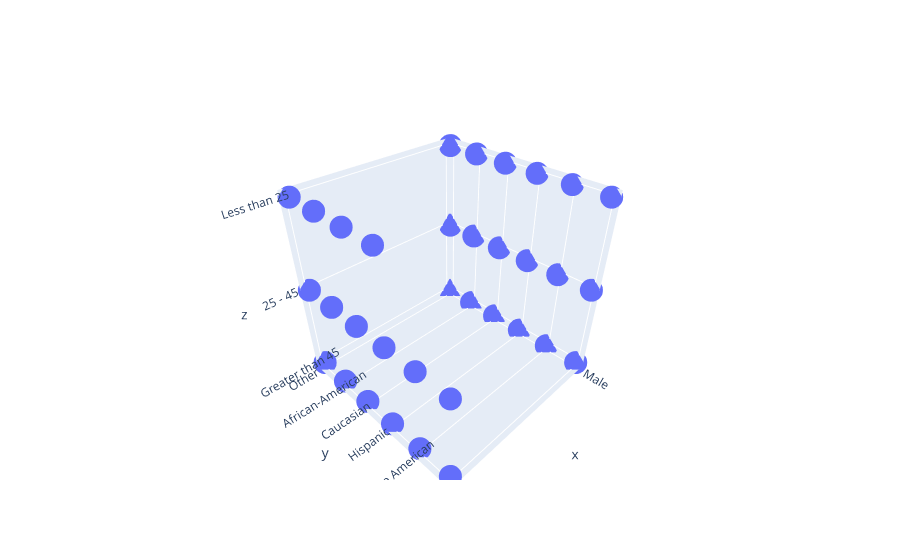

Notebook cell for this chart:
### Code cell
fig = go.Figure()
fig.add_trace(go.Scatter3d(x = compas_data['sex'], y = compas_data['race'], z = compas_data['age_cat'], mode = 'markers'))

# fig.update_layout(xaxis_title = 'Classification thresholds', yaxis_title = 'Balanced Accuracy', plot_bgcolor = 'white', 
#     yaxis = dict(showgrid = True, linecolor = 'black', linewidth = 2, showticklabels = True, ticks = 'outside', 
#     tickfont = dict(size = 12, color = 'black')), 
#     xaxis = dict(showgrid = True, linecolor = 'black', linewidth = 2, showticklabels = True, ticks = 'outside', 
#     tickfont = dict(size = 12, color = 'black')), showlegend = True, font_color = 'black', font_family = 'Open Sans')

### Figure 1 — Plotly figure (JSON) as saved in the notebook; plotly's stock layout.template omitted (floating-point values rounded to 4 significant figures; data arrays with more than 128 entries replaced by an {"elided": "..."} marker saying what was removed)
{"data": [{"mode": "markers", "type": "scatter3d", "x": {"elided": "7214 str values"}, "y": {"elided": "7214 str values"}, "z": {"elided": "7214 str values"}}], "layout": {}}
